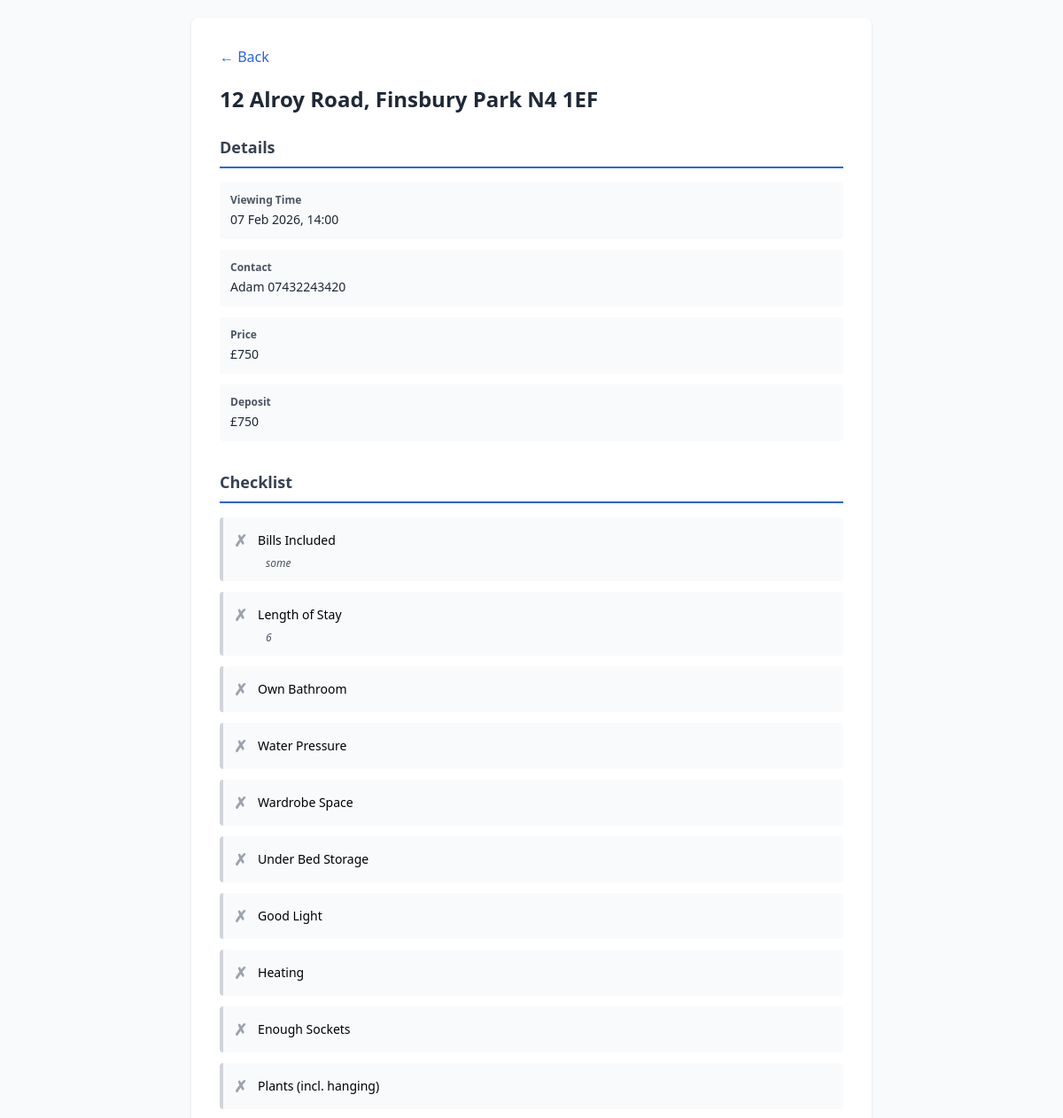
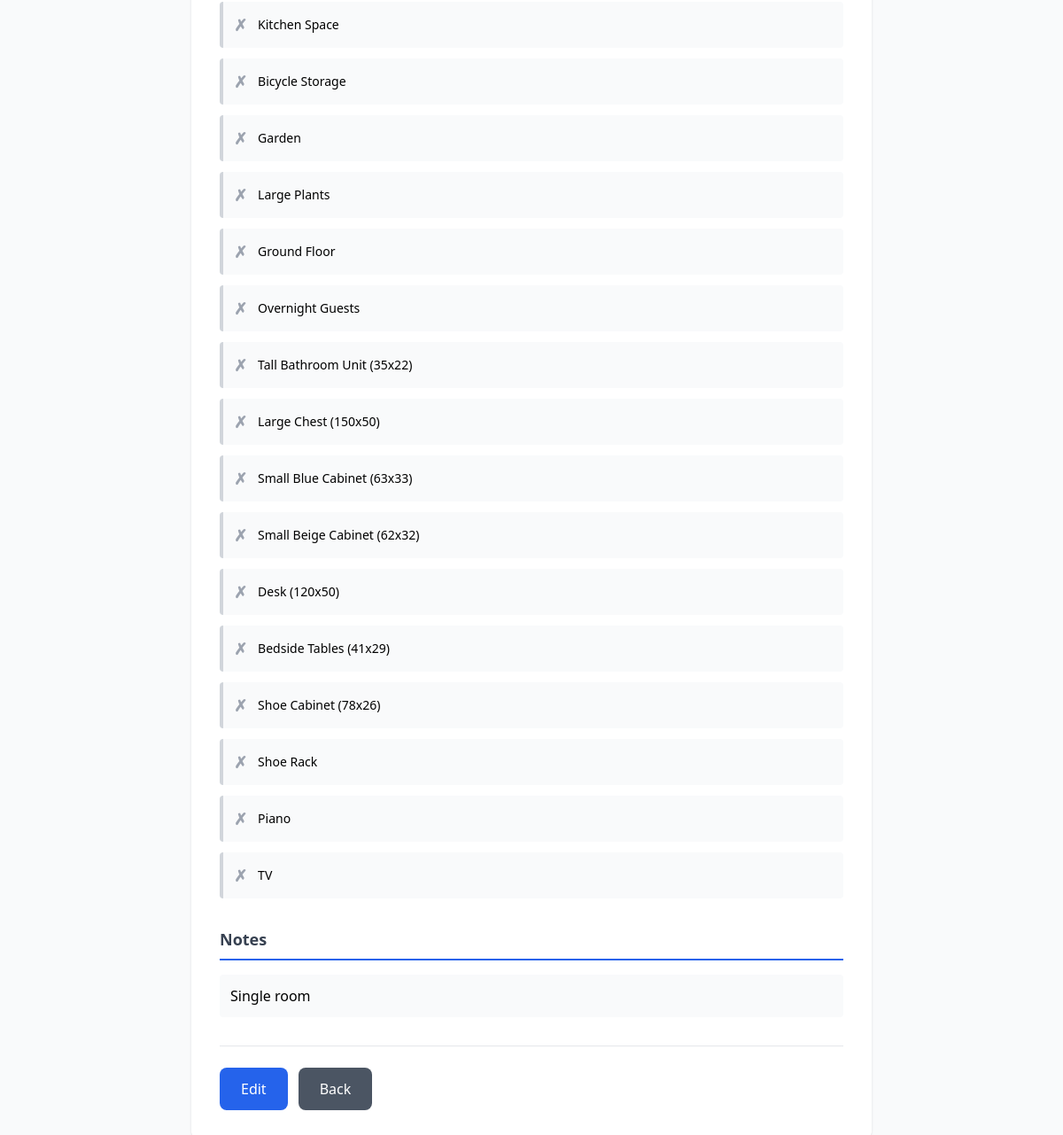
The app's page /view/7 (signed in) with its own data (2 pictures, top to bottom).
### tables this page shows
CREATE TABLE viewings (
            id INTEGER PRIMARY KEY AUTOINCREMENT,
            address TEXT NOT NULL,
            viewing_time TEXT,
            contact_name TEXT,
            checklist_data TEXT NOT NULL,
            created_at TIMESTAMP DEFAULT CURRENT_TIMESTAMP
        , user_id INTEGER, photo TEXT);

### app.py (the view)
@app.route('/view/<int:viewing_id>')
@login_required
def view_viewing(viewing_id):
    db = get_db()
    viewing = db.execute('SELECT * FROM viewings WHERE id = ? AND user_id = ?', (viewing_id, session['user_id'])).fetchone()
    db.close()
    if viewing:
        checklist_data = json.loads(viewing['checklist_data'])
        return render_template('view_checklist.html', viewing=viewing, checklist_data=checklist_data)
    return redirect(url_for('index'))

### app.py (called while the page is built)
@app.template_filter('format_datetime')
def format_datetime_filter(s):
    if not s:
        return ''
    try:
        dt = datetime.fromisoformat(s.replace('Z', '+00:00'))
        return dt.strftime('%d %b %Y, %H:%M')
    except:
        return s

def login_required(f):
    @wraps(f)
    def decorated_function(*args, **kwargs):
        if 'user_id' not in session:
            return redirect(url_for('login'))
        return f(*args, **kwargs)
    return decorated_function

def get_db():
    db = sqlite3.connect(app.config['DATABASE'])
    db.row_factory = sqlite3.Row
    return db

### templates/view_checklist.html (shortened to what this page needs)
<!DOCTYPE html>
<html>
<head>
    <script src="https://cdn.tailwindcss.com"></script>
</head>
<body class="bg-gray-50 p-5">
    <div class="max-w-3xl mx-auto bg-white p-8 rounded-lg shadow">
        <a href="/" class="text-blue-600 hover:underline mb-5 inline-block">← Back</a>
        <h1 class="text-2xl font-bold text-gray-800 mb-6">{{ viewing.address }}</h1>
        <div class="mb-8">
            <h2 class="text-lg font-semibold text-gray-700 mb-4 pb-2 border-b-2 border-blue-600">Details</h2>
            {% if viewing.viewing_time %}
            <div class="p-3 bg-gray-50 rounded mb-3">
                <div class="text-xs font-semibold text-gray-600">Viewing Time</div>
                <div class="text-sm text-gray-800 mt-1">{{ viewing.viewing_time|format_datetime }}</div>
            </div>
            {% endif %}
            {% if viewing.contact_name %}
            <div class="p-3 bg-gray-50 rounded mb-3">
                <div class="text-xs font-semibold text-gray-600">Contact</div>
                <div class="text-sm text-gray-800 mt-1">{{ viewing.contact_name }}</div>
            </div>
            {% endif %}
            {% if checklist_data.price %}
            <div class="p-3 bg-gray-50 rounded mb-3">
                <div class="text-xs font-semibold text-gray-600">Price</div>
                <div class="text-sm text-gray-800 mt-1">
                    {% if checklist_data.price_currency == 'USD' %}${% elif checklist_data.price_currency == 'EUR' %}€{% else %}£{% endif %}{{ checklist_data.price }}
                </div>
            </div>
            {% endif %}
            {% if checklist_data.deposit %}
            <div class="p-3 bg-gray-50 rounded mb-3">
                <div class="text-xs font-semibold text-gray-600">Deposit</div>
                <div class="text-sm text-gray-800 mt-1">
                    {% if checklist_data.deposit_currency == 'USD' %}${% elif checklist_data.deposit_currency == 'EUR' %}€{% else %}£{% endif %}{{ checklist_data.deposit }}
                </div>
            </div>
            {% endif %}
        </div>
        {% if checklist_data.properties %}
        <div class="mb-8">
            <h2 class="text-lg font-semibold text-gray-700 mb-4 pb-2 border-b-2 border-blue-600">Checklist</h2>
            {% for prop in checklist_data.properties %}
            <div class="p-3 rounded mb-3 border-l-4 {% if prop.checked %}bg-green-50 border-green-600{% else %}bg-gray-50 border-gray-300{% endif %}">
                <div class="flex items-center">
                    <span class="{% if prop.checked %}text-green-600{% else %}text-gray-400{% endif %} font-bold text-lg mr-3">{% if prop.checked %}✓{% else %}✗{% endif %}</span>
                    <span class="text-sm font-medium">{{ prop.label }}</span>
                </div>
                {% if prop.note %}
                <div class="ml-9 text-xs text-gray-600 italic mt-1">{{ prop.note }}</div>
                {% endif %}
            </div>
            {% endfor %}
        </div>
        {% endif %}
        {% if checklist_data.notes %}
        <div class="mb-8">
            <h2 class="text-lg font-semibold text-gray-700 mb-4 pb-2 border-b-2 border-blue-600">Notes</h2>
            <div class="p-3 bg-gray-50 rounded">{{ checklist_data.notes }}</div>
        </div>
        {% endif %}
        <div class="pt-6 border-t flex gap-3">
            <a href="/edit/{{ viewing.id }}" class="px-6 py-3 bg-blue-600 text-white rounded-lg hover:bg-blue-700">Edit</a>
            <a href="/" class="px-6 py-3 bg-gray-600 text-white rounded-lg hover:bg-gray-700">Back</a>
        </div>
    </div>
</body>
</html>

### records on screen
viewings: address "12 Alroy Road, Finsbury Park N4 1EF", viewing_time "07 Feb 2026, 14:00", contact_name "Adam 07432243420"

### other values on screen
{{ checklist_data.price }} "750"
{{ checklist_data.deposit }} "750"
{{ prop.label }} "Bills Included" "Length of Stay" "Own Bathroom" "Water Pressure" "Wardrobe Space" "Under Bed Storage" "Good Light" "Heating" "Enough Sockets" "Plants (incl. hanging)" "Kitchen Space" "Bicycle Storage" "Garden" "Large Plants" "Ground Floor" "Overnight Guests" "Tall Bathroom Unit (35x22)" "Large Chest (150x50)" "Small Blue Cabinet (63x33)" "Small Beige Cabinet (62x32)" "Desk (120x50)" "Bedside Tables (41x29)" "Shoe Cabinet (78x26)" "Shoe Rack" "Piano" "TV"
{{ prop.note }} "some" "6"
{{ checklist_data.notes }} "Single room"
